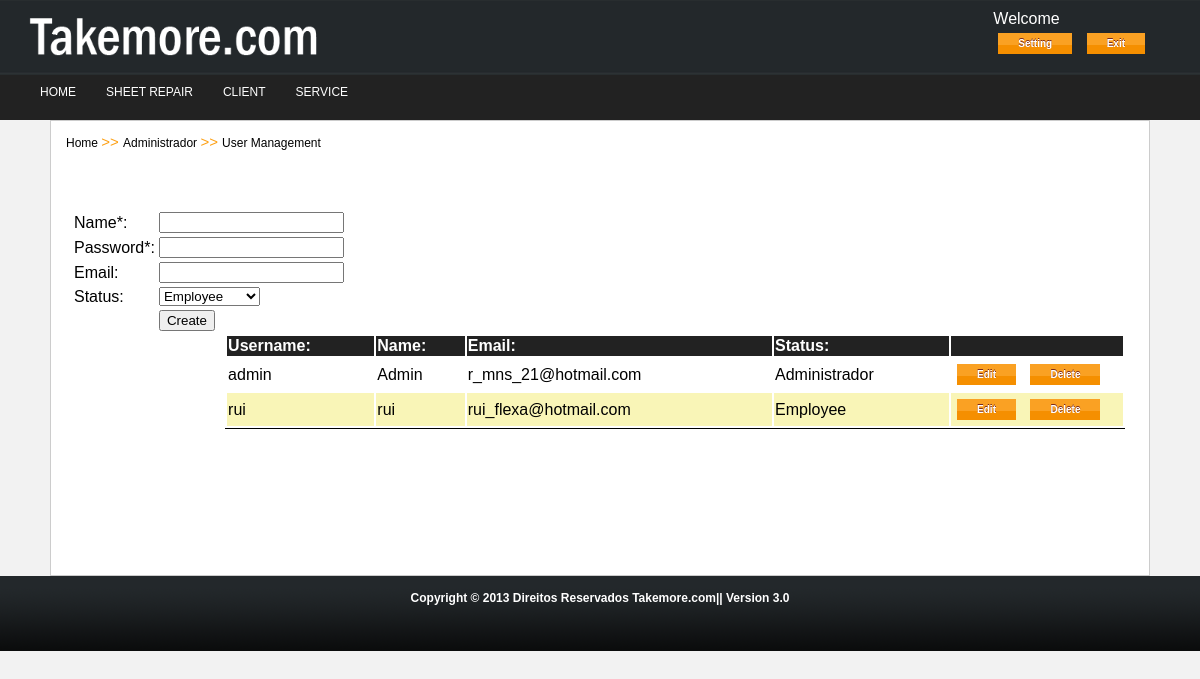
Screenshot of /admin/user.php with the database file from the repository.
### tables this page shows
CREATE TABLE IF NOT EXISTS `users` (
  `id_user` int(11) NOT NULL AUTO_INCREMENT,
  `username` varchar(50) NOT NULL,
  `name` varchar(50) NOT NULL,
  `password` varchar(32) NOT NULL,
  `email` varchar(100) NOT NULL,
  `status` int(1) NOT NULL,
  PRIMARY KEY (`id_user`)
);

### core/functions/class.config.php (called while the page is built, shortened)
<?php
$current_file = explode('/', $_SERVER['SCRIPT_NAME']);
$current_file = end($current_file);
function check($link){
	if(is_file($link)){
		return $link;
	}else{
		return '../'.$link;
	}
}
?>

### admin/user.php (the view, shortened to what this page needs)
<?php include("../inc/head.php");
?>
<?php include("../inc/header.php"); ?>
<?php include("../inc/menu.php"); ?>
<div id="content">
  <div class="titlecontent">
    <p><a href="<?php echo check('home.php'); ?>">Home</a> <span> >> </span> Administrador <span> >> </span><a href="<?php echo check('user.php'); ?>">User Management</a></p>
  </div>
  <div class="bodycontent">
	<div id="left-column">
   	  <form id="user_form" name="user_form" method="POST" action="<?php echo $current_file; ?>">
        <table width="261">
          <tr>
            <td width="84"><label for="name">Name*:</label></td>
            <td width="171"><input name="name" type="text" id="name" maxlength="50" /></td>
          </tr>
          <tr>
            <td><label for="password">Password*:</label></td>
            <td><input name="password" type="text" id="password" maxlength="100" /></td>
          </tr>
          <tr>
            <td><label for="email">Email:</label></td>
            <td><input type="text" name="email" id="email" /></td>
          </tr>
          <tr>
            <td><label for="status">Status:</label></td>
            <td>
              <select name="status" id="status">
                  <option value="0">Employee</option>
              </select>
            </td>
          </tr>
          <tr>
            <td>&nbsp;</td>
            <td><input type="submit" name="submit" id="submit" value="Create" /></td>
          </tr>
        </table>
   	  </form>
    </div>
    <div id="right-column">
      <table name="list" id="list">
        <tr>
          <th scope="col">Username:</th>
          <th scope="col">Name:</th>
          <th scope="col">Email:</th>
          <th scope="col">Status:</th>
          <th width="170" scope="col"></th>
        </tr>
        <?php
        $SQL = mysql_query("SELECT * FROM `users` ORDER BY `username` ASC")or die(mysql_error());
        if(mysql_num_rows($SQL)>0){
          while($field = mysql_fetch_assoc($SQL)){
			switch ($field['status']){
				case 0:
					$echo = 'Employee';
					break;
				case 2:
					$echo = 'Administrador';
					break;
				}
             echo '<tr>';
             echo '<td> '.$field['username'].' </td>';
			 echo '<td> '.$field['name'].' </td>';
			 echo '<td> '.$field['email'].' </td>';
             echo '<td> '. $echo .' </td>';
             echo '<td>
			          <a class="myButton" href="'.check('user.edit.php').'?id='.$field['id_user'].'">Edit</a>
			          <a class="myButton" href="'.check('user.edit.php').'?apg='.$field['id_user'].'">Delete</a>
				  </td>';
             echo '</tr>';
          }
        }else{
          echo '<tr>';
          echo '<td colspan="3"> No field found </td>';
          echo '</tr>';
        }
       ?>
       </table>
    </div>
  </div>
  <br />
  <br />
  <br />
  <br />
  <br />
  <br />
  <br />
</div>
<?php include("../inc/footer.php"); ?>

### style/default/css/layout.css (style rules this page uses)
body { margin: 0px; padding: 0px; font-family: "Trebuchet MS",Tahoma,Verdana,Arial,Helvetica,sans-serif; background-color: #f2f2f2; }
#content .titlecontent { font-size: 12px; line-height: 1em; margin:15px; margin-bottom:40px; color:#000; }
#content .titlecontent a { text-decoration: none; color:black; }
#content .titlecontent span { color:#FDA015; font-size:15px; }
#content { background-color: #FFF; margin-right: 50px; margin-left: 50px; border: 1px solid #ccc; }
#content .bodycontent { display: table; width:96%; padding:20px; text-align:left; }
#content .bodycontent #left-column { float: left; }
#content .bodycontent #right-column { float:right; }
#list tr:nth-child(2n+1) { background-color: #F9F5B7; }
#list { width:900px; border-bottom:1px solid #000; }
#list tr th { background-color:#222; color:#FFFFFF; }
.myButton { -moz-box-shadow:inset 0px 27px 0px -15px #faa123; -webkit-box-shadow:inset 0px 27px 0px -15px #faa123; box-shadow:inset 0px 27px 0px -15px #faa123; background-color:#f58f00; display:inline-block; color:#ffffff; font-family:arial; font-size:10px; font-weight:bold; padding:5px 20px; margin:5px; text-decoration:none; text-shadow:0px -1px 0px #7a2a1d; }

### rows the page displays
users: username "admin", name "Admin", email "r_mns_21@hotmail.com", status "Administrador"
users: username "rui", name "rui", email "rui_flexa@hotmail.com", status "Employee"
